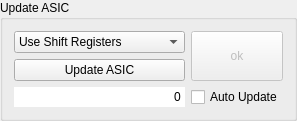
               <widget class="QGroupBox" name="ASICUpdate">
                <property name="sizePolicy">
                 <sizepolicy hsizetype="Preferred" vsizetype="Expanding">
                  <horstretch>0</horstretch>
                  <verstretch>2</verstretch>
                 </sizepolicy>
                </property>
                <property name="title">
                 <string>Update ASIC</string>
                </property>
                <layout class="QGridLayout" name="gridLayout" rowstretch="0,0,0">
                 <item row="0" column="0">
                  <widget class="QComboBox" name="CB_Configuration_Config">
                   <property name="currentIndex">
                    <number>0</number>
                   </property>
                   <item>
                    <property name="text">
                     <string>Use Shift Registers</string>
                    </property>
                   </item>
                   <item>
                    <property name="text">
                     <string>Do not use Shift Registers</string>
                    </property>
                   </item>
                   <item>
                    <property name="text">
                     <string>Use SPI</string>
                    </property>
                   </item>
                   <item>
                    <property name="text">
                     <string>Use Command Decoder</string>
                    </property>
                   </item>
                  </widget>
                 </item>
                 <item row="0" column="1" rowspan="2">
                  <widget class="QPushButton" name="ChipStart">
                   <property name="enabled">
                    <bool>false</bool>
                   </property>
                   <property name="sizePolicy">
                    <sizepolicy hsizetype="Minimum" vsizetype="Expanding">
                     <horstretch>1</horstretch>
                     <verstretch>0</verstretch>
                    </sizepolicy>
                   </property>
                   <property name="text">
                    <string>ok</string>
                   </property>
                  </widget>
                 </item>
                 <item row="1" column="0">
                  <widget class="QPushButton" name="Update">
                   <property name="text">
                    <string>Update ASIC</string>
                   </property>
                  </widget>
                 </item>
                 <item row="2" column="0">
                  <widget class="QLineEdit" name="UpdateCounterEdit">
                   <property name="text">
                    <string>0</string>
                   </property>
                   <property name="frame">
                    <bool>false</bool>
                   </property>
                   <property name="alignment">
                    <set>Qt::AlignRight|Qt::AlignTrailing|Qt::AlignVCenter</set>
                   </property>
                  </widget>
                 </item>
                 <item row="2" column="1">
                  <widget class="QCheckBox" name="CB_Autoupdate">
                   <property name="text">
                    <string>Auto Update</string>
                   </property>
                  </widget>
                 </item>
                </layout>
               </widget>
